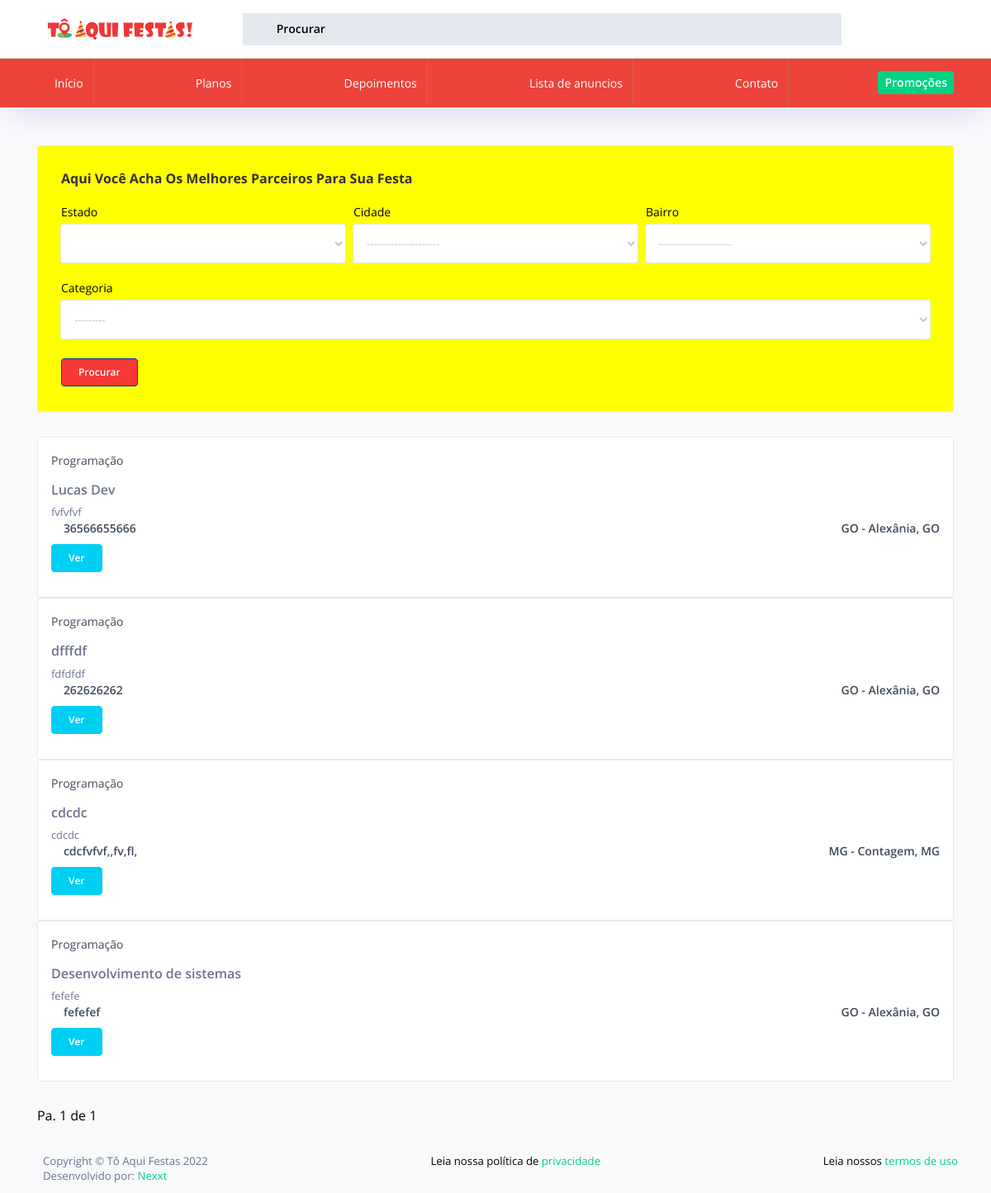
The page /lista-de-promocoes/ on the database as committed earlier.
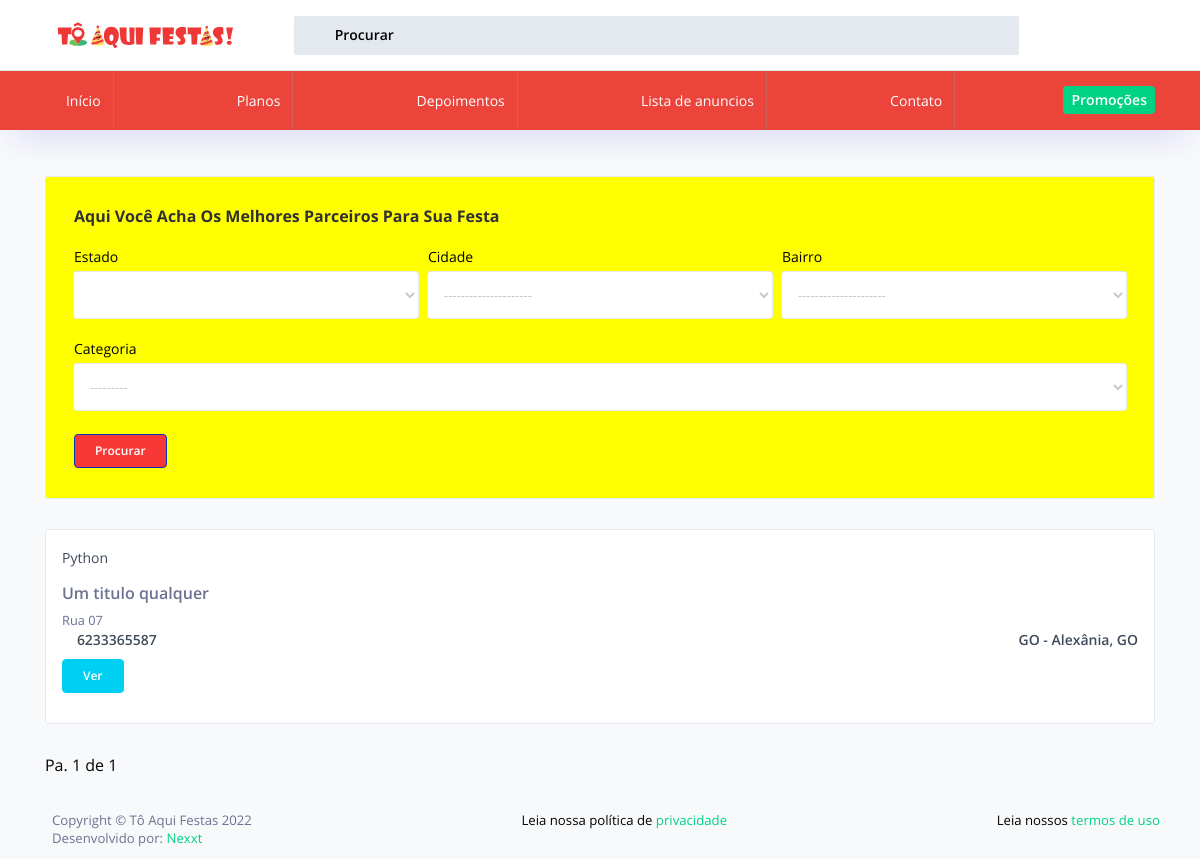
The same page on the database as committed later.
### home/models.py (models this page shows, shortened)
class Anuncios(models.Model):
    criado = models.DateTimeField(auto_now_add=True)
    modificado = models.DateTimeField(auto_now=True)
    imagem_01 = StdImageField('Imagem 01', default='exemple.jpg', upload_to='Anuncios', null=True, blank=True)
    imagem_02 = StdImageField('Imagem 02', default='exemple.jpg', upload_to='Anuncios', null=True, blank=True)
    imagem_03 = StdImageField('Imagem 03', default='exemple.jpg', upload_to='Anuncios', null=True, blank=True)
    titulo = models.CharField('Nome do anúncio', max_length=255)
    slug = models.SlugField(max_length=255, unique=True, null=True, blank=True)
    descricao = RichTextField('Descrição', )
    endereco = models.CharField('Endereço', max_length=255)
    cep = models.CharField('CEP', max_length=255)
    estado = models.CharField('Estado', max_length=55, choices=STATE_CHOICES)
    cidade = models.ForeignKey(City, on_delete=models.CASCADE)
    bairro = models.ForeignKey(District, on_delete=models.CASCADE)
    categoria = models.ForeignKey(Categorias, on_delete=models.CASCADE)
    telefone = models.CharField('Telefone', max_length=255)
    email = models.EmailField('E-mail', max_length=255, null=True, blank=True)
    link_facebook = models.URLField('Link Facebook', null=True, blank=True)
    link_instagram = models.URLField('Link Instagram', null=True, blank=True)
    google_maps = models.TextField('Google maps', null=True, blank=True)
    publicado = models.BooleanField(default=True)
    promocao = models.BooleanField(default=False)
    class Meta:
        verbose_name = 'Anuncio'
        verbose_name_plural = 'Anuncios'
    def get_absolute_url(self):
        return reverse('detalhes-do-anuncio', kwargs={'slug': self.slug})

class Categorias(models.Model):
    criado = models.DateTimeField(auto_now_add=True)
    modificado = models.DateTimeField(auto_now=True)
    imagem = StdImageField('Imagem', upload_to='Categorias', variations={'thumb': {'width': 351, 'height': 215, 'crop': True }})
    nome = models.CharField('Nome da categoria', max_length=255)
    class Meta:
        verbose_name = 'Categoria'
        verbose_name_plural = 'Categorias'
    def __str__(self):
        return self.nome

class City(models.Model):
    name = models.CharField('cidade', max_length=100)
    uf = models.CharField('UF', max_length=2, choices=STATE_CHOICES)
    def __str__(self):
        return f'{self.name}, {self.uf}'
    class Meta:
        ordering = ('name',)
        verbose_name = 'cidade'
        verbose_name_plural = 'cidades'

### home/views.py (the view)
# urls.py: path('lista-de-promocoes/', listaDePromocoes, name='lista-de-promocoes'),
def listaDePromocoes(request):
    context = {}
    context['form'] = StateForm
    filtered_promocoes = AnuncioFilter(
        request.GET,
        queryset=Anuncios.objects.all().filter(publicado=True, promocao=True)
    )
    context['filtered_promocoes'] = filtered_promocoes
    paginated_filtered_promocoes = Paginator(filtered_promocoes.qs, 10)
    page_number = request.GET.get('page')
    promocoes_page_obj = paginated_filtered_promocoes.get_page(page_number)
    context['promocoes_page_obj'] = promocoes_page_obj
    return render(request, 'lista-de-promocoes.html', context)

### home/templates/lista-de-promocoes.html (shortened to what this page needs)
{% load static %} {% load widget_tweaks %} {% load home_extras %}
<!DOCTYPE html>
<html lang="en">
<head>
    {% include 'includes/css.html' %}
</head>
<body>
    <div class="container-scroller">
        <div class="horizontal-menu">
            {% include 'includes/header.html' %}
        </div>
        <div class="container-fluid page-body-wrapper">
            <div class="main-panel">
                <div class="content-wrapper pb-0">
                    <div class="row">
                        <div class="col-12 grid-margin stretch-card">
                            <div class="card" style="background-color: yellow;">
                                <div class="card-body">
                                    <h4 class="card-title">Aqui você acha os melhores parceiros para sua festa</h4>
                                    <form id="myForm" method="GET" data-urlcities="{% url 'cities_choices_ajax' %}" data-urldistricts="{% url 'districts_choices_ajax' %}">
                                        <div class="form-row">
                                            <div class="form-group col-md-4">
                                                <label for="inputState">Estado</label> {% render_field form.state title="Estados" class="form-control" %}
                                            </div>
                                            <div class="form-group col-md-4">
                                                <label for="citySelect">Cidade</label>
                                                <select class="form-control" id="citySelect" name="cidade">
                                                <option>---------------------</option>
                                        </select>
                                            </div>
                                            <div class="form-group col-md-4">
                                                <label for="districtSelect">Bairro</label>
                                                <select class="form-control" id="districtSelect" name="bairro">
                                            <option>---------------------</option>
                                        </select>
                                            </div>
                                        </div>
                                        <div class="form-group">
                                            <label for="inputState">Categoria</label> {% render_field filtered_promocoes.form.categoria title="Categoria" class="form-control" %}
                                        </div>
                                        <button type="submit" class="btn btn-primary">Procurar</button>
                                    </form>
                                </div>
                            </div>
                        </div>
                    </div>
                    {% for promocao in promocoes_page_obj %}
                    <div class="card">
                        <div class="card-body p-0">
                        </div>
                        <div class="card-body px-3 text-dark">
                            <div class="d-flex justify-content-between">
                                <p>{{ promocao.categoria }}</p>
                                <i class="mdi mdi-heart-outline"></i>
                            </div>
                            <h5 class="d-block text-muted">{{ promocao.titulo }}</h5>
                            <small class="d-block text-muted">{{ promocao.endereco }}
                        </small>
                            <div class="d-flex justify-content-between font-weight-semibold">
                                <p class="mb-0">
                                    <i class="mdi mdi-cellphone star-color pr-1"></i>{{ promocao.telefone }}</p>
                                <p class="mb-0">{{ promocao.estado }} - {{ promocao.cidade }} </p>
                            </div>
                            <a href="{{ promocao.get_absolute_url }}" class="btn btn-info">Ver</a>
                        </div>
                    </div>
                    {% endfor %}
                    <div class="pagination" style="margin: 30px 0px 30px 0px;">
                        <span class="step-links">
                            <span class="current">
                                Pa. {{ promocoes_page_obj.number }} de {{ promocoes_page_obj.paginator.num_pages }}
                            </span>
                        </span>
                    </div>
                </div>
            </div>
            {% include 'includes/footer.html' %}
        </div>
    </div>
</body>
</html>

### home/templates/includes/css.html (shortened to what this page needs)
 {% load static %}
<link rel="stylesheet" href="{% static 'assets/vendors/mdi/css/materialdesignicons.min.css' %}">
<link rel="stylesheet" href="{% static 'assets/vendors/flag-icon-css/css/flag-icon.min.css' %}">
<link rel="stylesheet" href="{% static 'assets/vendors/css/vendor.bundle.base.css' %}">
<link rel="stylesheet" href="{% static 'assets/vendors/jquery-bar-rating/css-stars.css' %}" />
<link rel="stylesheet" href="{% static 'assets/vendors/font-awesome/css/font-awesome.min.css' %}" />
<link rel="stylesheet" href="{% static 'assets/css/demo_2/style.css' %}" />
<link rel="stylesheet" href="{% static 'assets/css/swiper.css' %}" />

### home/templates/includes/header.html (shortened to what this page needs)
{% load static %}
<nav class="navbar top-navbar col-lg-12 col-12 p-0">
    <div class="container">
        <div class="text-center navbar-brand-wrapper d-flex align-items-center justify-content-center">
            <a class="navbar-brand brand-logo" href="/">
                <img src="{% static 'assets/images/to-aqui-festas.svg' %}" style="width: 200px; height: 100px; padding: 10px;" alt="logo" />
            </a>
        </div>
        <div class="navbar-menu-wrapper d-flex align-items-center justify-content-end">
            <form action="/lista-de-anuncios">
                <ul class="navbar-nav mr-lg-2">
                    <li class="nav-item nav-search d-none d-lg-block">
                        <div class="input-group">
                            <div class="input-group-prepend hover-cursor" id="navbar-search-icon">
                                <span class="input-group-text" id="search">
                                  <i class="mdi mdi-magnify"></i>
                              </span>
                            </div>
                            <input type="text" class="form-control" id="navbar-search-input" placeholder="Procurar" aria-label="search" aria-describedby="search" />
                        </div>
                    </li>
                </ul>
            </form>
            <ul class="navbar-nav navbar-nav-right">
            </ul>
        </div>
    </div>
</nav>
<nav class="bottom-navbar" style="background-color: #ec443b;">
    <div class="container">
        <ul class="nav page-navigation">
            <li class="nav-item">
                <a class="nav-link" href="/">
                    <i class="mdi mdi-home menu-icon"></i>
                    <span class="menu-title">Início</span>
                </a>
            </li>
            <li class="nav-item">
                <a class="nav-link" href="/planos">
                    <i class="mdi mdi-cash menu-icon"></i>
                    <span class="menu-title">Planos</span>
                </a>
            </li>
            <li class="nav-item">
                <a class="nav-link" href="/depoimentos">
                    <i class="mdi mdi-comment menu-icon"></i>
                    <span class="menu-title">Depoimentos</span>
                </a>
            </li>
            <li class="nav-item">
                <a class="nav-link" href="/lista-de-anuncios">
                    <i class="mdi mdi-format-list-numbered menu-icon"></i>
                    <span class="menu-title">Lista de anuncios</span>
                </a>
            </li>
            <li class="nav-item">
                <a class="nav-link" href="/contato">
                    <i class="mdi mdi-email menu-icon"></i>
                    <span class="menu-title">Contato</span>
                </a>
            </li>
            <li class="nav-item">
                <div class="nav-link d-flex">
                    <button class="btn btn-sm bg-success text-white"> <a style="color: #fff;" href="/lista-de-promocoes">Promoções</a></button>
                </div>
            </li>
        </ul>
    </div>
</nav>

### home/templates/includes/footer.html
{% load static %}
<footer class="footer">
    <div class="container">
        <div class="d-sm-flex justify-content-center justify-content-sm-between">
            <span class="text-muted d-block text-center text-sm-left d-sm-inline-block">Copyright © Tô Aqui Festas 2022</span>
            <span class="float-none float-sm-right d-block mt-1 mt-sm-0 text-center"> Leia nossa política de <a href="/politica-de-privacidade" target="_blank">privacidade</a></span>
            <span class="float-none float-sm-right d-block mt-1 mt-sm-0 text-center"> Leia nossos <a href="/termos-de-uso" target="_blank">termos de uso</a></span>
        </div>
        <div>
            <span class="text-muted d-block text-center text-sm-left d-sm-inline-block"> Desenvolvido por: <a href="https://nexxt.space/" target="_blank">Nexxt</a></span>
        </div>
    </div>
</footer>

### home/templates/includes/js.html (shortened to what this page needs)
{% load static %}

Rows that differ between the two databases and show on the page:
removed Anuncios: categoria "Programação", titulo "dfffdf", endereco "fdfdfdf", telefone "262626262", estado "GO", cidade "Alexânia, GO"
removed Anuncios: categoria "Programação", titulo "cdcdc", endereco "cdcdc", telefone "cdcfvfvf,,fv,fl,", estado "MG", cidade "Contagem, MG"
removed Anuncios: categoria "Programação", titulo "Desenvolvimento de sistemas", endereco "fefefe", telefone "fefefef", estado "GO", cidade "Alexânia, GO"
changed Anuncios "GO": categoria "Programação" → "Python"; titulo "Lucas Dev" → "Um titulo qualquer"; endereco "fvfvfvf" → "Rua 07"; telefone "36566655666" → "6233365587"
